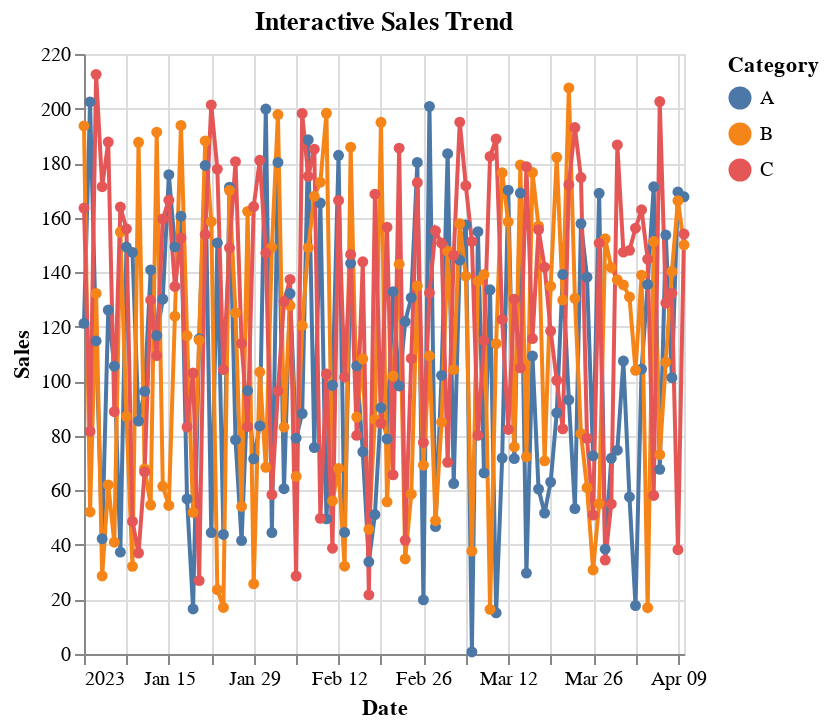

The notebook cell saved with this chart:
### Markdown cell above
## 3️⃣ Adding Interactivity

Altair allows you to add interactivity such as tooltips, filters, and selections with minimal effort.  
Let’s make an **interactive line chart** that highlights a category when you hover over its legend.

### Code cell
selection = alt.selection_point(fields=['Category'], bind='legend')

interactive_chart = (
    alt.Chart(data)
    .mark_line(point=True)
    .encode(
        x='Date:T',
        y='Sales:Q',
        color=alt.condition(selection, 'Category:N', alt.value('lightgray')),
        tooltip=['Category', 'Date', 'Sales']
    )
    .add_params(selection)
    .properties(title='Interactive Sales Trend')
)

interactive_chart

### Figure 1 — Vega-Lite specification as saved in the notebook (floating-point values rounded to 4 significant figures; data arrays with more than 128 entries replaced by an {"elided": "..."} marker saying what was removed)
{"config": {"view": {"continuousWidth": 300, "continuousHeight": 300}}, "data": {"name": "data-a52fcf2dda798e887bdbd702ddec08b1"}, "mark": {"type": "line", "point": true}, "encoding": {"color": {"condition": {"param": "param_2", "field": "Category", "type": "nominal"}, "value": "lightgray"}, "tooltip": [{"field": "Category", "type": "nominal"}, {"field": "Date", "type": "temporal"}, {"field": "Sales", "type": "quantitative"}], "x": {"field": "Date", "type": "temporal"}, "y": {"field": "Sales", "type": "quantitative"}}, "params": [{"name": "param_2", "select": {"type": "point", "fields": ["Category"]}, "bind": "legend"}], "title": "Interactive Sales Trend", "$schema": "https://vega.github.io/schema/vega-lite/v5.20.1.json", "datasets": {"data-a52fcf2dda798e887bdbd702ddec08b1": {"elided": "300 records"}}}
